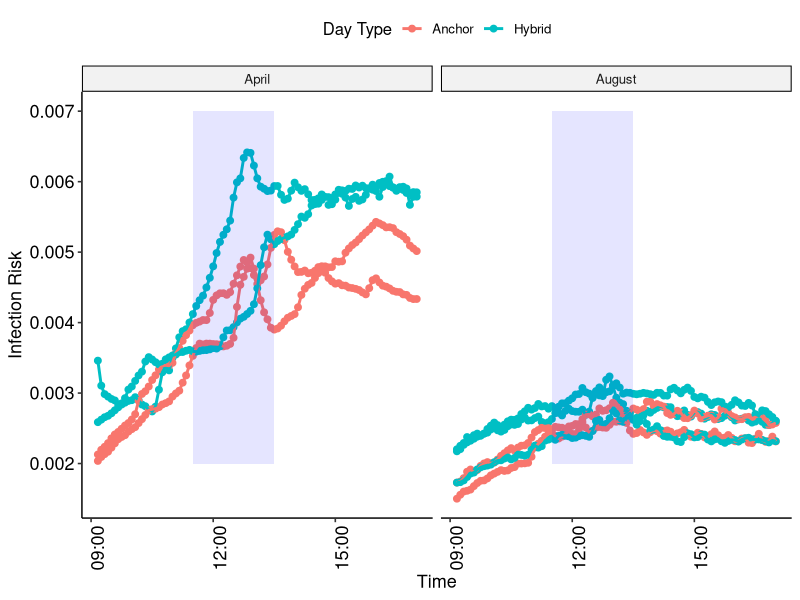
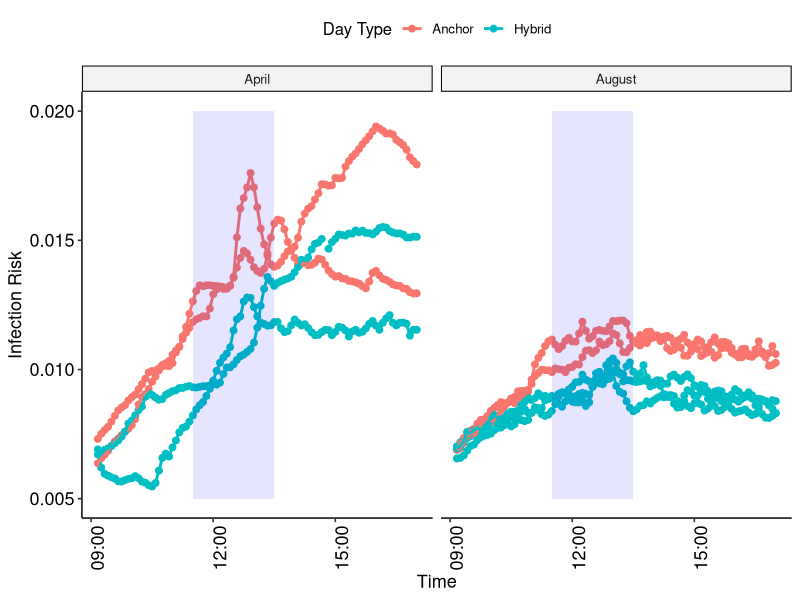

R code for these plots, in order:
library(readxl)

sensordata<- read_excel("sensor_data_combined_risk_v3.xlsx")

#-----------Setting Parameters-------------------------------------------------------------------

C.0<-400/1000000 #assumed ambient CO2 ppm convert to fraction
I<-1 #number of infectors (assumed)
q<-20 #quantum generation rate per person (quanta/hr), from Iwamura & Tsutsumi 2023
t<-5/60 #total exposure time (5 min in units of hr)
C.a<-0.038 #Rudnick & Milton (volume fraction of CO2 added to exhaled breath during breathing)

#calculating f (from Rudnick & Milton) per time point per sensor
sensordata$f.1<-(as.numeric(sensordata$`Sensor 1 CO2`)-C.0)/1000000/C.a
sensordata$f.2<-(as.numeric(sensordata$`Sensor 2 CO2`)-C.0)/1000000/C.a

#averaging f across the two sensors with equation #3
sensordata$f<-sensordata$f.1+sensordata$f.2/2

#----------------------Infection Risk assuming 1 Infected Person in Total Occupancy----------------------

#calculating infection risk with Rudnick & Milton equation #8
sensordata$infectionrisk<-1-exp(-sensordata$f*I*q*t/sensordata$n)

require(ggplot2)
require(ggpubr)

startlunch<-as.POSIXct("1899-12-31 11:30:00")
endlunch<-as.POSIXct("1899-12-31 1:30:00")

ggplot(data=sensordata[sensordata$`Day Type`!="None",],aes(x=Time,y=infectionrisk,group=Day,color=`Day Type`))+geom_point(size=2)+geom_line(size=1)+
  facet_wrap(~Month)+
  scale_x_datetime(name="Time")+
  scale_y_continuous(name="Infection Risk")+
  theme_pubr()+
  annotate("rect",xmin=sensordata$Time[29],xmax=sensordata$Time[53],ymin=0.002,ymax=0.007,alpha=.1,fill="blue")+
  theme(axis.text.x=element_text(angle=90),axis.title = element_text(size=13),
        axis.text=element_text(size=13))

#-----------------Infection Risk assuming same prevalence (ratio of infected person to occupancy)-----------

#assumed prevalence: 20% (1/5)

I<-1
n<-5

sensordata$infectionrisk2<-1-exp(-sensordata$f*I*q*t/n)

#calculating infection risk with Rudnick & Milton equation #8
sensordata$infectionrisk<-1-exp(-sensordata$f*I*q*t/sensordata$n)

require(ggplot2)
require(ggpubr)

startlunch<-as.POSIXct("1899-12-31 11:30:00")
endlunch<-as.POSIXct("1899-12-31 1:30:00")

ggplot(data=sensordata[sensordata$`Day Type`!="None",],aes(x=Time,y=infectionrisk2,group=Day,color=`Day Type`))+geom_point(size=2)+geom_line(size=1)+
  facet_wrap(~Month)+
  scale_x_datetime(name="Time")+
  scale_y_continuous(name="Infection Risk")+
  theme_pubr()+
  annotate("rect",xmin=sensordata$Time[29],xmax=sensordata$Time[53],ymin=0.005,ymax=0.02,alpha=.1,fill="blue")+
  theme(axis.text.x=element_text(angle=90),axis.title = element_text(size=13),
        axis.text=element_text(size=13))